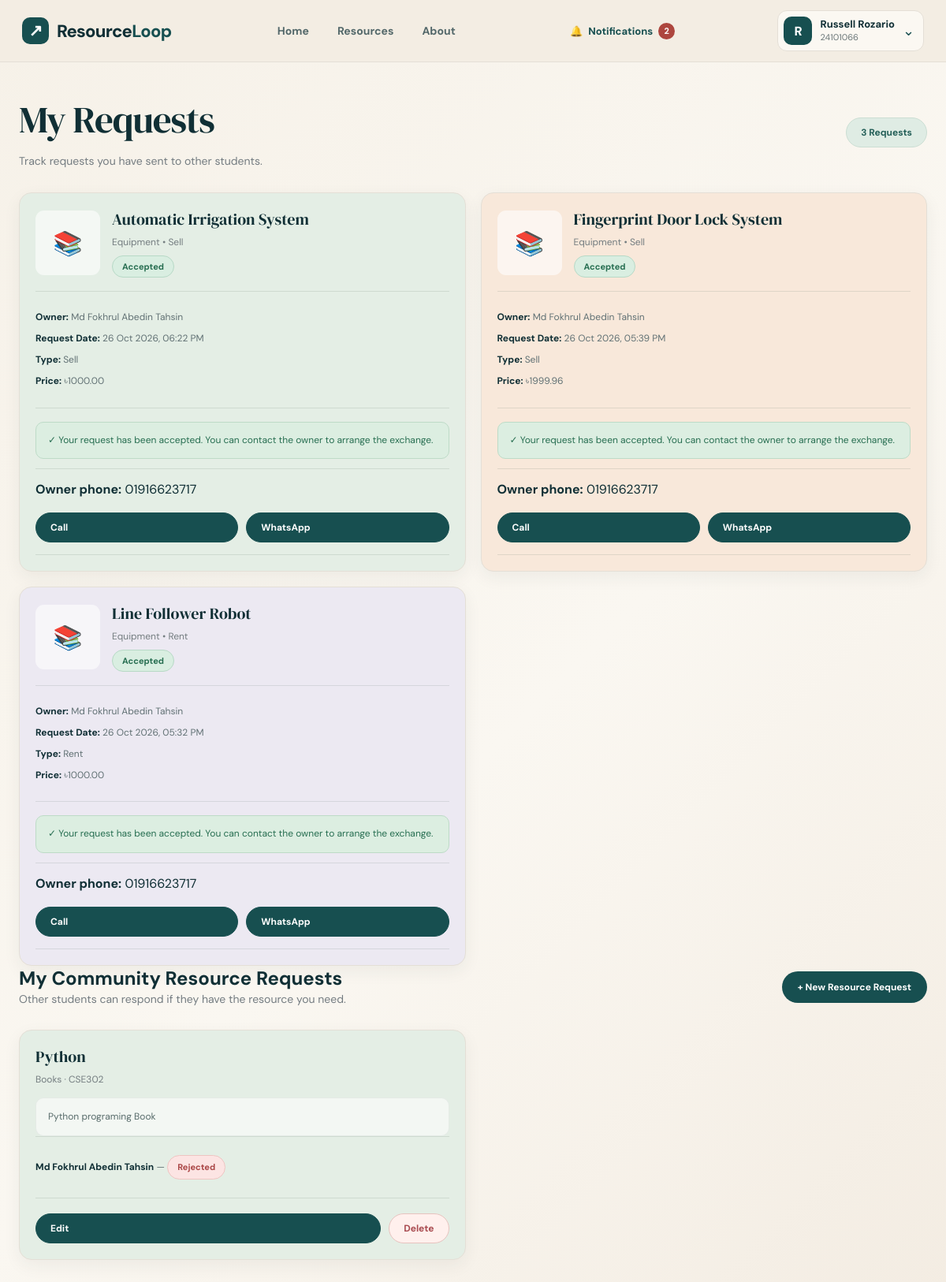
The app's page /my-requests/ (signed in) with its own data.
### accounts/models.py (models this page shows, shortened)
class Student(models.Model):
    full_name = models.CharField(
        max_length=100
    )
    registration_id = models.CharField(
        max_length=50,
        unique=True
    )
    department = models.CharField(
        max_length=100
    )
    email = models.EmailField(
        unique=True
    )
    phone = models.CharField(
        max_length=15
    )
    password = models.CharField(
        max_length=128
    )

### requests_app/models.py (models this page shows, shortened)
class ProductRequest(models.Model):
    STATUS_CHOICES = [
        ("pending", "Pending"),
        ("accepted", "Accepted"),
        ("rejected", "Rejected"),
        ("cancelled", "Cancelled"),
    ]
    resource = models.ForeignKey(
        ResourceItem,
        on_delete=models.CASCADE,
        related_name="product_requests"
    )
    requester = models.ForeignKey(
        Student,
        on_delete=models.CASCADE,
        related_name="sent_product_requests"
    )
    message = models.TextField(
        blank=True
    )
    status = models.CharField(
        max_length=20,
        choices=STATUS_CHOICES,
        default="pending"
    )
    created_at = models.DateTimeField(
        auto_now_add=True
    )
    updated_at = models.DateTimeField(
        auto_now=True
    )
    class Meta:
        constraints = [
            models.UniqueConstraint(
                fields=["resource", "requester"],
                name="unique_resource_requester"
            )
        ]
        ordering = ["-created_at"]

class ResourceRequest(models.Model):
    CATEGORY_CHOICES = [
        ("books", "Books"),
        ("notes", "Notes"),
        ("equipment", "Equipment"),
        ("previous_questions", "Previous Questions"),
        ("course_materials", "Course Materials"),
    ]
    student = models.ForeignKey(
        Student,
        on_delete=models.CASCADE,
        related_name="resource_requests"
    )
    title = models.CharField(
        max_length=200
    )
    category = models.CharField(
        max_length=30,
        choices=CATEGORY_CHOICES
    )
    course_code = models.CharField(
        max_length=50,
        blank=True
    )
    description = models.TextField()
    created_at = models.DateTimeField(
        auto_now_add=True
    )

class ResourceRequestResponse(models.Model):
    STATUS_CHOICES = [("accepted", "Accepted"), ("rejected", "Rejected")]
    request = models.ForeignKey(
        ResourceRequest, on_delete=models.CASCADE, related_name="responses"
    )
    student = models.ForeignKey(
        Student, on_delete=models.CASCADE, related_name="community_request_responses"
    )
    status = models.CharField(max_length=10, choices=STATUS_CHOICES)
    created_at = models.DateTimeField(auto_now_add=True)
    updated_at = models.DateTimeField(auto_now=True)
    class Meta:
        constraints = [models.UniqueConstraint(
            fields=["request", "student"], name="unique_student_community_response"
        )]

### resources/models.py (models this page shows, shortened)
class ResourceItem(models.Model):
    CATEGORY_CHOICES = [
        ('books', 'Books'),
        ('notes', 'Notes'),
        ('equipment', 'Equipment'),
        ('previous_questions', 'Previous Questions'),
        ('course_materials', 'Course Materials'),
    ]
    SHARE_TYPE_CHOICES = [
        ('share', 'Share'),
        ('rent', 'Rent'),
        ('sell', 'Sell'),
    ]
    student = models.ForeignKey(
        Student,
        on_delete=models.CASCADE,
        related_name="resource_items",
        null=True,
        blank=True
    )
    title = models.CharField(
        max_length=200
    )
    category = models.CharField(
        max_length=30,
        choices=CATEGORY_CHOICES
    )
    description = models.TextField(
        blank=True
    )
    author = models.CharField(
        max_length=150,
        blank=True
    )
    department = models.CharField(
        max_length=100,
        blank=True
    )
    course_code = models.CharField(
        max_length=50,
        blank=True
    )
    share_type = models.CharField(
        max_length=20,
        choices=SHARE_TYPE_CHOICES,
        default='share'
    )
    price = models.DecimalField(
        max_digits=30,
        decimal_places=2,
        null=True,
        blank=True
    )
    file = models.FileField(
        upload_to='resources/',
        blank=True,
        null=True
    )
    image = models.ImageField(
        upload_to='resource_images/',
        blank=True,
        null=True
    )
    created_at = models.DateTimeField(
        auto_now_add=True
    )

### requests_app/views.py (the view)
# urls.py: path('my-requests/', views.my_requests, name='my_requests'),
def my_requests(request):
    student = get_current_student(request)
    if not student:
        return redirect("login")
    sent_requests = (
        ProductRequest.objects
        .filter(requester=student)
        .select_related("resource", "resource__student")
        .order_by("-created_at")
    )
    community_requests = (
        ResourceRequest.objects.filter(student=student)
        .prefetch_related("responses__student").order_by("-created_at")
    )
    return render(request, "my_requests.html", {
        "sent_requests": sent_requests,
        "community_requests": community_requests,
        "student": student,
    })

### templates/my_requests.html (shortened to what this page needs)
{% load static %}
{% load contact_links %}
<!DOCTYPE html>
<html lang="en">
<head>
    <link rel="stylesheet"
          href="{% static 'css/product_requests.css' %}">
    <link rel="stylesheet" href="{% static 'css/shared_theme.css' %}">
</head>
<body>
{% include 'includes/navbar.html' %}
<main class="container">
    <div class="page-header">
        <div>
            <h1>My Requests</h1>
            <p>Track requests you have sent to other students.</p>
        </div>
        <span class="count">
            {{ sent_requests|length }} Requests
        </span>
    </div>
    <div class="request-grid">
        {% for product_request in sent_requests %}
            <article class="request-card">
                <div class="card-top">
                    {% if product_request.resource.image %}
                        <img
                            src="{{ product_request.resource.image.url }}"
                            class="product-image"
                            alt="{{ product_request.resource.title }}">
                    {% else %}
                        <div class="placeholder">📚</div>
                    {% endif %}
                    <div class="product-info">
                        <h3>
                            <a href="{% url 'resource_detail' product_request.resource.id %}">
                                {{ product_request.resource.title }}
                            </a>
                        </h3>
                        <p>
                            {{ product_request.resource.get_category_display }}
                            •
                            {{ product_request.resource.get_share_type_display }}
                        </p>
                        <span class="status {{ product_request.status }}">
                            {{ product_request.get_status_display }}
                        </span>
                    </div>
                </div>
                <div class="requester-info">
                    <p>
                        <strong>Owner:</strong>
                        {{ product_request.resource.student.full_name }}
                    </p>
                    <p>
                        <strong>Request Date:</strong>
                        {{ product_request.created_at|date:"d M Y, h:i A" }}
                    </p>
                    <p>
                        <strong>Type:</strong>
                        {{ product_request.resource.get_share_type_display }}
                    </p>
                    {% if product_request.resource.price %}
                        <p>
                            <strong>Price:</strong>
                            ৳{{ product_request.resource.price }}
                        </p>
                    {% endif %}
                </div>
                {% if product_request.status == "pending" %}
                    <div class="notice">
                        Waiting for the owner's response.
                    </div>
                    <form
                        method="POST"
                        action="{% url 'cancel_product_request' product_request.id %}">
                        {% csrf_token %}
                        <button
                            type="submit"
                            class="btn reject">
                            Cancel Request
                        </button>
                    </form>
                {% elif product_request.status == "accepted" %}
                    <div class="notice accepted-notice">
                        ✓ Your request has been accepted.
                        You can contact the owner to arrange
                        the exchange.
                    </div>
                    {% if product_request.resource.student.phone %}
                    <div class="requester-info"><strong>Owner phone:</strong> {{ product_request.resource.student.phone }}
                      <div class="action-row"><a class="btn accept" href="tel:{{ product_request.resource.student.phone }}">Call</a><a class="btn accept" target="_blank" rel="noopener noreferrer" href="https://wa.me/{{ product_request.resource.student.phone|whatsapp_phone }}">WhatsApp</a></div>
                    </div>
                    {% endif %}
                {% elif product_request.status == "rejected" %}
                    <div class="notice rejected-notice">
                        Your request was rejected.
                    </div>
                {% else %}
                    <div class="notice">
                        You cancelled this request.
                    </div>
                {% endif %}
            </article>
        {% endfor %}
    </div>
<div class="page-header"><div><h2>My Community Resource Requests</h2><p>Other students can respond if they have the resource you need.</p></div><a class="browse-btn" href="{% url 'create_request' %}">+ New Resource Request</a></div>
<div class="request-grid">
{% for wanted in community_requests %}
<article class="request-card"><div class="product-info"><h3>{{ wanted.title }}</h3><p>{{ wanted.get_category_display }}{% if wanted.course_code %} · {{ wanted.course_code }}{% endif %}</p></div><div class="message-box">{{ wanted.description|linebreaksbr }}</div>
{% for response in wanted.responses.all %}
<div class="requester-info"><p><strong>{{ response.student.full_name }}</strong> — <span class="status {{ response.status }}">{{ response.get_status_display }}</span></p>
</div>
{% empty %}<p class="notice">Waiting for other students to respond.</p>{% endfor %}
<div class="action-row"><a class="btn accept" href="{% url 'edit_resource_request' wanted.id %}">Edit</a><form method="post" action="{% url 'delete_resource_request' wanted.id %}">{% csrf_token %}<button class="btn reject" type="submit">Delete</button></form></div>
</article>
{% empty %}<div class="empty-state"><h2>No community requests created</h2></div>{% endfor %}
</div>
</main>
</body>
</html>

### templates/includes/navbar.html (shortened to what this page needs)
{% load static %}
<header class="rl-header">
  <div class="rl-header-inner">
    <a class="rl-brand" href="{% url 'home' %}"><span class="rl-brand-symbol">↗</span><span>Resource<span class="rl-brand-highlight">Loop</span></span></a>
    <nav class="rl-nav" aria-label="Main navigation">
      <a href="{% url 'home' %}" class="{% if request.resolver_match.url_name == 'home' %}rl-current{% endif %}">Home</a>
      <a href="{% url 'resources' %}" class="{% if request.resolver_match.url_name == 'resources' or request.resolver_match.url_name == 'resource_detail' %}rl-current{% endif %}">Resources</a>
      <a href="{% url 'about' %}" class="{% if request.resolver_match.url_name == 'about' %}rl-current{% endif %}">About</a>
    </nav>
    <a href="{% url 'notifications' %}" class="rl-notification-link " aria-label="Notifications{% if navbar_unread_notifications %}: {{ navbar_unread_notifications }} unread{% endif %}">
      <span aria-hidden="true">🔔</span> Notifications
      {% if navbar_unread_notifications %}<strong class="rl-notification-count">{{ navbar_unread_notifications }}</strong>{% endif %}
    </a>
    <details class="rl-profile-menu">
      <summary class="rl-profile-trigger" aria-label="Open account menu">
        <span class="rl-avatar">{{ request.session.full_name|default:'S'|slice:':1'|upper }}</span>
        <span class="rl-user"><strong>{{ request.session.full_name|default:'Student' }}</strong><small>{{ request.session.registration_id|default:'Student ID' }}</small></span>
        <span class="rl-arrow" aria-hidden="true">⌄</span>
      </summary>
    </details>
  </div>
</header>

### records on screen
Student: session.full_name "Russell Rozario"
ProductRequest: resource "Automatic Irrigation System", resource.category "Equipment", resource.share_type "Sell", status "Accepted", resource.student.full_name "Md Fokhrul Abedin Tahsin", created_at "26 Oct 2026, 06:22 PM", resource.price "1000.00", resource.student.phone "01916623717"
ProductRequest: resource "Fingerprint Door Lock System", resource.category "Equipment", resource.share_type "Sell", status "Accepted", resource.student.full_name "Md Fokhrul Abedin Tahsin", created_at "26 Oct 2026, 05:39 PM", resource.price "1999.96", resource.student.phone "01916623717"
ProductRequest: resource "Line Follower Robot", resource.category "Equipment", resource.share_type "Rent", status "Accepted", resource.student.full_name "Md Fokhrul Abedin Tahsin", created_at "26 Oct 2026, 05:32 PM", resource.price "1000.00", resource.student.phone "01916623717"
ResourceRequest: title "Python", category "Books", course_code "CSE302", description "Python programing Book"
ResourceRequestResponse: student.full_name "Md Fokhrul Abedin Tahsin", status "Rejected"

### other values on screen
{{ navbar_unread_notifications }} "2"
{{ request.session.full_name|default:'S'|slice:':1'|upper }} "R"
{{ request.session.registration_id|default:'Student ID' }} "24101066"
{{ sent_requests|length }} "3"
